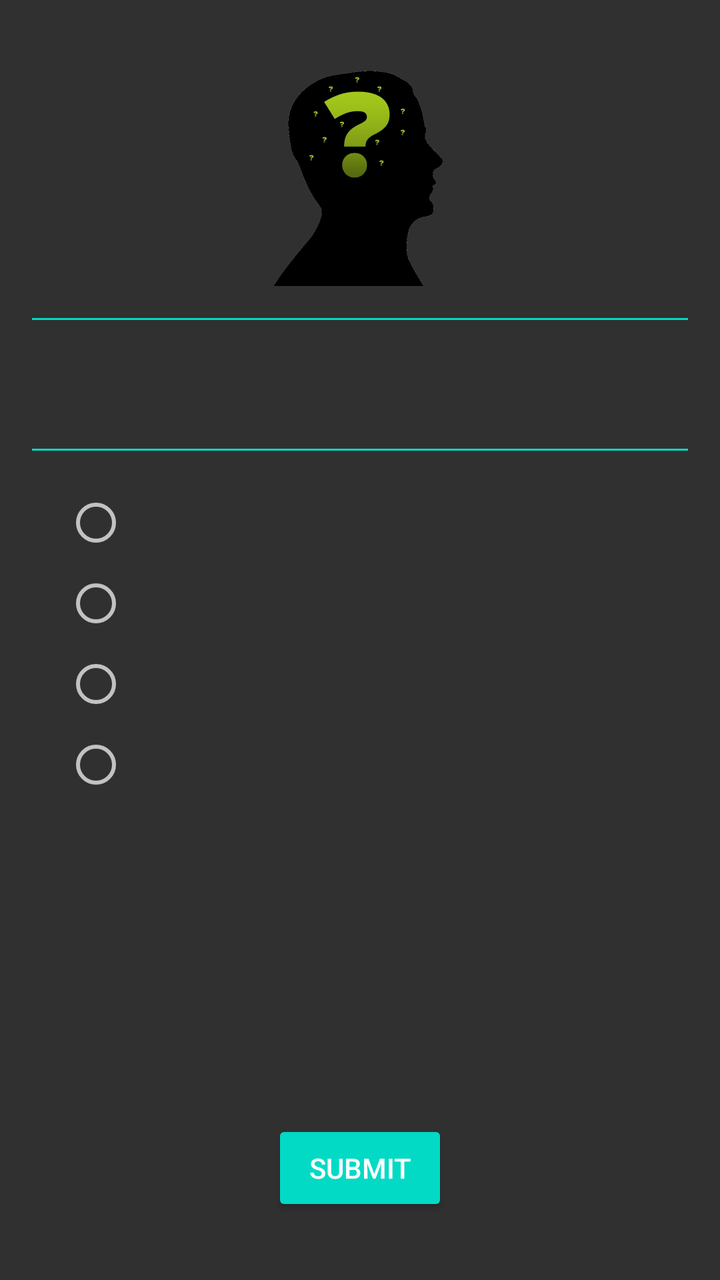
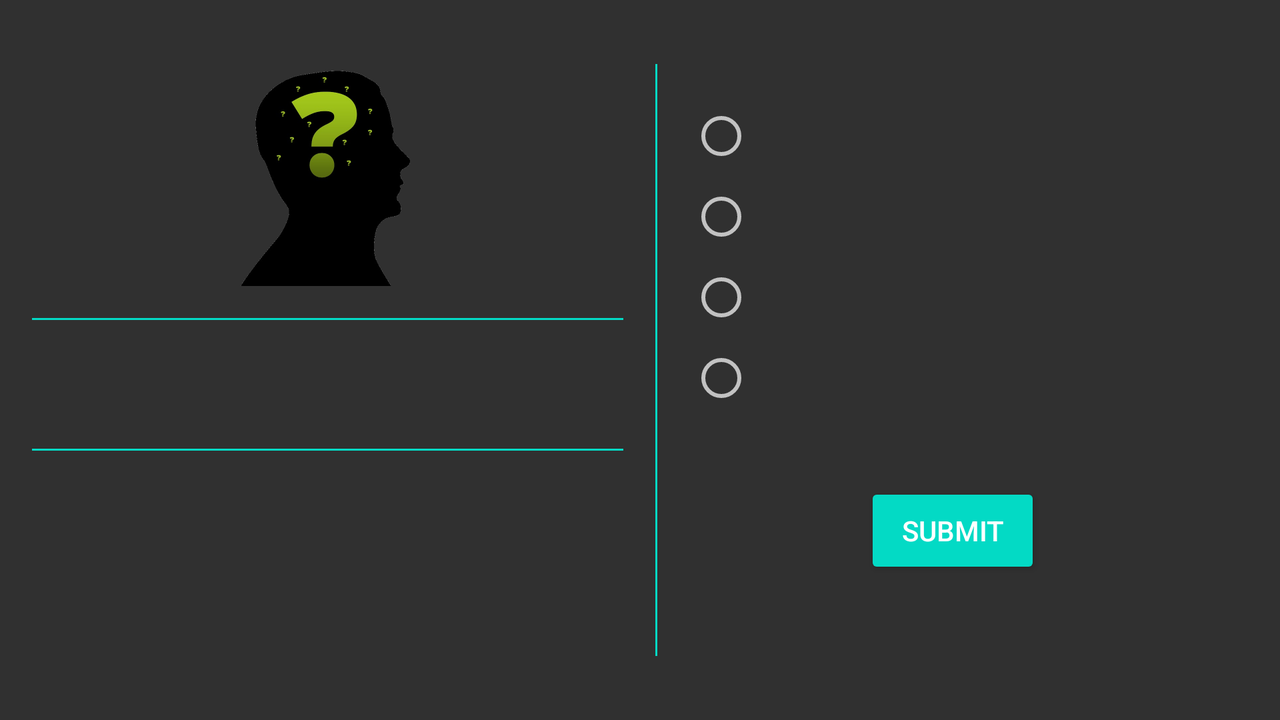

Compare how this app lays out the same screen by default and in its alternative resource folder. The renders come first, then the two layout files and the values they reference.
<!-- AndroidManifest.xml: application theme AppTheme -->
<!-- res/layout/question_layout.xml -->
<?xml version="1.0" encoding="utf-8"?>
<ScrollView xmlns:android="http://schemas.android.com/apk/res/android"
    xmlns:tools="http://schemas.android.com/tools"
    android:layout_width="match_parent"
    android:layout_height="match_parent"
    android:fillViewport="true"
    android:layout_margin="16dp"
    tools:context="com.example.android.photomemory.MainActivity">

    <RelativeLayout
        android:layout_width="wrap_content"
        android:layout_height="wrap_content">

        <LinearLayout
            android:layout_width="match_parent"
            android:layout_height="wrap_content"
            android:orientation="vertical">

            <ImageView
                android:layout_width="wrap_content"
                android:layout_height="wrap_content"
                android:layout_gravity="center"
                android:layout_marginTop="16dp"
                android:src="@drawable/question" />

            <View
                style="@style/HorizontalLine"
                android:layout_marginTop="16dp" />

            <TextView
                android:id="@+id/question"
                style="@style/QuizQuestionStyle" />

            <View
                style="@style/HorizontalLine"
                android:layout_marginBottom="16dp" />

            <RadioGroup
                android:id="@+id/radioGroup"
                android:layout_width="wrap_content"
                android:layout_height="wrap_content">

                <RadioButton
                    android:id="@+id/answer1"
                    style="@style/QuizRBStyle" />

                <RadioButton
                    android:id="@+id/answer2"
                    style="@style/QuizRBStyle" />

                <RadioButton
                    android:id="@+id/answer3"
                    style="@style/QuizRBStyle" />

                <RadioButton
                    android:id="@+id/answer4"
                    style="@style/QuizRBStyle" />

            </RadioGroup>

        </LinearLayout>

        <Button
            android:id="@+id/button"
            android:layout_width="wrap_content"
            android:layout_height="wrap_content"
            android:layout_alignParentBottom="true"
            android:layout_centerHorizontal="true"
            android:layout_marginBottom="16dp"
            android:onClick="checkAnswer"
            android:text="@string/submit" />

    </RelativeLayout>

</ScrollView>
<!-- resources referenced by this layout -->
<resources>
  <!-- drawable question: png bitmap (drawable-xxhdpi, 22125 bytes) -->
  <string name="submit">Submit</string>
  <style name="HorizontalLine">
          <item name="android:layout_width">match_parent</item>
          <item name="android:layout_height">1dp</item>
          <item name="android:background">@color/colorAccent</item>
      </style>
  <style name="QuizQuestionStyle">
          <item name="android:layout_width">wrap_content</item>
          <item name="android:layout_height">wrap_content</item>
          <item name="android:gravity">center</item>
          <item name="android:layout_margin">16dp</item>
          <item name="android:textSize">24sp</item>
      </style>
  <style name="QuizRBStyle">
          <item name="android:layout_width">wrap_content</item>
          <item name="android:layout_height">wrap_content</item>
          <item name="android:padding">8dp</item>
          <item name="android:layout_marginLeft">16dp</item>
          <item name="android:layout_marginRight">16dp</item>
          <item name="android:textSize">18sp</item>
      </style>
  <style name="AppTheme" parent="Theme.AppCompat.NoActionBar">
          
          <item name="windowNoTitle">true</item>
          <item name="windowActionBar">false</item>
          <item name="android:windowFullscreen">true</item>
          <item name="android:windowContentOverlay">@null</item>
          <item name="colorButtonNormal">@color/colorAccent</item>
      </style>
</resources>
<!-- res/layout-land/question_layout.xml (the repository's variant of the layout above) -->
<!-- drawn on the phone turned sideways -->
<?xml version="1.0" encoding="utf-8"?>
<LinearLayout xmlns:android="http://schemas.android.com/apk/res/android"
    xmlns:tools="http://schemas.android.com/tools"
    android:layout_width="match_parent"
    android:layout_height="match_parent"
    android:layout_margin="16dp"
    android:orientation="horizontal"
    tools:context="com.example.android.photomemory.MainActivity">

    <LinearLayout
        android:layout_width="match_parent"
        android:layout_height="match_parent"
        android:layout_weight="1"
        android:orientation="vertical">

        <ImageView
            android:layout_width="wrap_content"
            android:layout_height="wrap_content"
            android:layout_gravity="center"
            android:layout_marginTop="16dp"
            android:src="@drawable/question" />

        <View
            style="@style/HorizontalLine"
            android:layout_marginTop="16dp" />

        <TextView
            android:id="@+id/question"
            style="@style/QuizQuestionStyle" />

        <View
            style="@style/HorizontalLine"
            android:layout_marginBottom="16dp" />

    </LinearLayout>

    <View
        style="@style/VerticalLine"
        android:layout_marginBottom="16dp"
        android:layout_marginLeft="16dp"
        android:layout_marginTop="16dp" />

    <ScrollView
        android:layout_width="match_parent"
        android:layout_height="match_parent"
        android:fillViewport="true"
        android:layout_weight="1">

        <LinearLayout
            android:layout_width="match_parent"
            android:layout_height="wrap_content"
            android:orientation="vertical">

            <RadioGroup
                android:id="@+id/radioGroup"
                android:layout_width="match_parent"
                android:layout_height="wrap_content"
                android:layout_marginBottom="32dp"
                android:layout_marginTop="32dp">

                <RadioButton
                    android:id="@+id/answer1"
                    style="@style/QuizRBStyle" />

                <RadioButton
                    android:id="@+id/answer2"
                    style="@style/QuizRBStyle" />

                <RadioButton
                    android:id="@+id/answer3"
                    style="@style/QuizRBStyle" />

                <RadioButton
                    android:id="@+id/answer4"
                    style="@style/QuizRBStyle" />
            </RadioGroup>

            <Button
                android:id="@+id/button"
                android:layout_width="wrap_content"
                android:layout_height="wrap_content"
                android:layout_gravity="center"
                android:layout_marginBottom="16dp"
                android:onClick="checkAnswer"
                android:text="@string/submit" />
        </LinearLayout>
    </ScrollView>
</LinearLayout>
<!-- resources referenced by the variant -->
<!-- as the phone turned sideways resolves them -->
<resources>
  <!-- drawable question: png bitmap (drawable-xxhdpi, 22125 bytes) -->
  <string name="submit">Submit</string>
  <style name="HorizontalLine">
          <item name="android:layout_width">match_parent</item>
          <item name="android:layout_height">1dp</item>
          <item name="android:background">@color/colorAccent</item>
      </style>
  <style name="QuizQuestionStyle">
          <item name="android:layout_width">wrap_content</item>
          <item name="android:layout_height">wrap_content</item>
          <item name="android:gravity">center</item>
          <item name="android:layout_margin">16dp</item>
          <item name="android:textSize">24sp</item>
      </style>
  <style name="QuizRBStyle">
          <item name="android:layout_width">wrap_content</item>
          <item name="android:layout_height">wrap_content</item>
          <item name="android:padding">8dp</item>
          <item name="android:layout_marginLeft">16dp</item>
          <item name="android:layout_marginRight">16dp</item>
          <item name="android:textSize">18sp</item>
      </style>
  <style name="VerticalLine">
          <item name="android:layout_width">1dp</item>
          <item name="android:layout_height">match_parent</item>
          <item name="android:background">@color/colorAccent</item>
      </style>
  <style name="AppTheme" parent="Theme.AppCompat.NoActionBar">
          
          <item name="windowNoTitle">true</item>
          <item name="windowActionBar">false</item>
          <item name="android:windowFullscreen">true</item>
          <item name="android:windowContentOverlay">@null</item>
          <item name="colorButtonNormal">@color/colorAccent</item>
      </style>
</resources>
